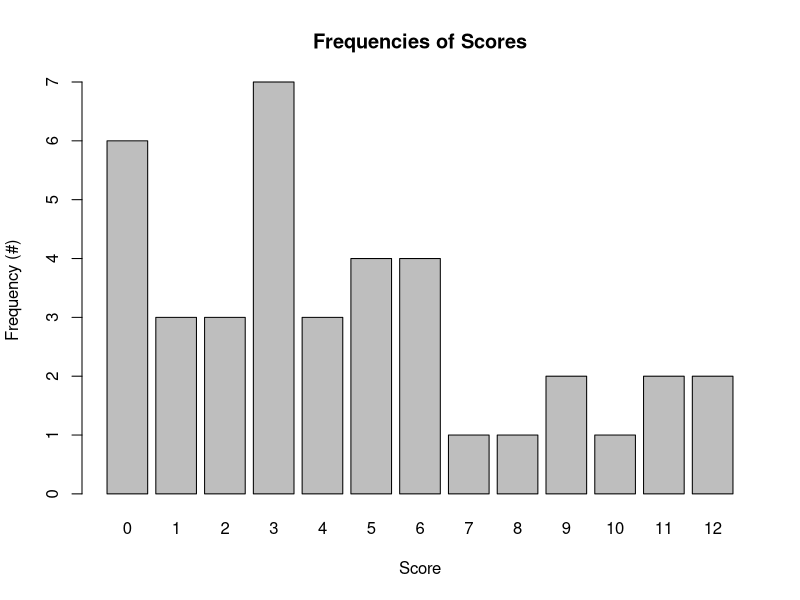
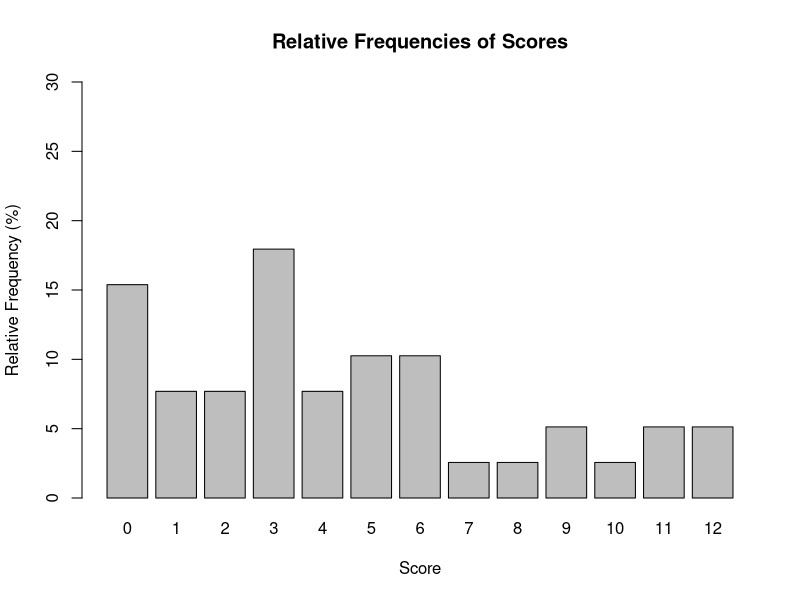

Write R code to recreate these figures, in order.
## ---- chunk 1
raw <- read.csv("./src/data.csv", header=TRUE)
scores = raw$Score
scores = scores[!is.na(scores)]
print(scores, row.names=FALSE)
## ---- chunk 2
freq = table(scores)
barplot(freq,
        main="Frequencies of Scores",
        ylab="Frequency (#)",
        xlab="Score")
## ---- chunk 3
relfreq = freq / sum(as.vector(freq)) * 100
barplot(relfreq,
        main="Relative Frequencies of Scores",
        ylab="Relative Frequency (%)",
        xlab="Score",
        ylim=c(0,30))
